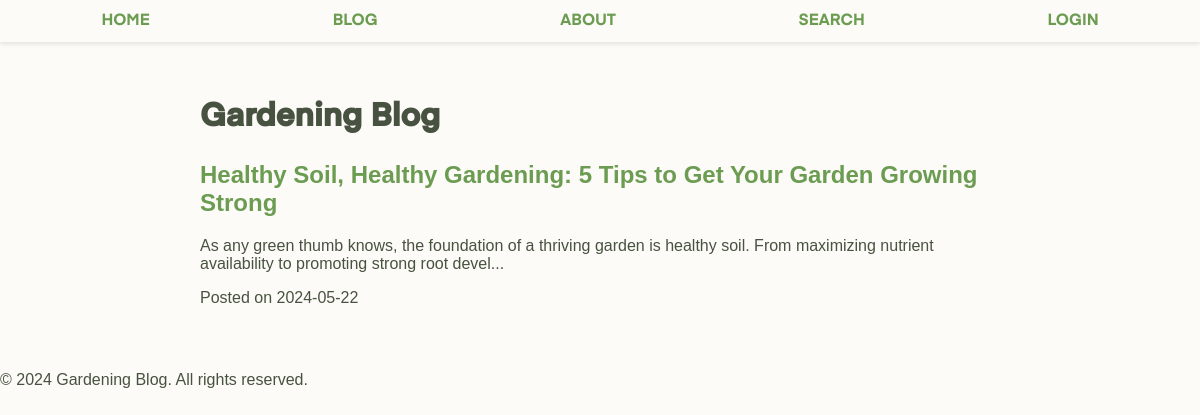
/blog, run on an earlier commit of the app's database.
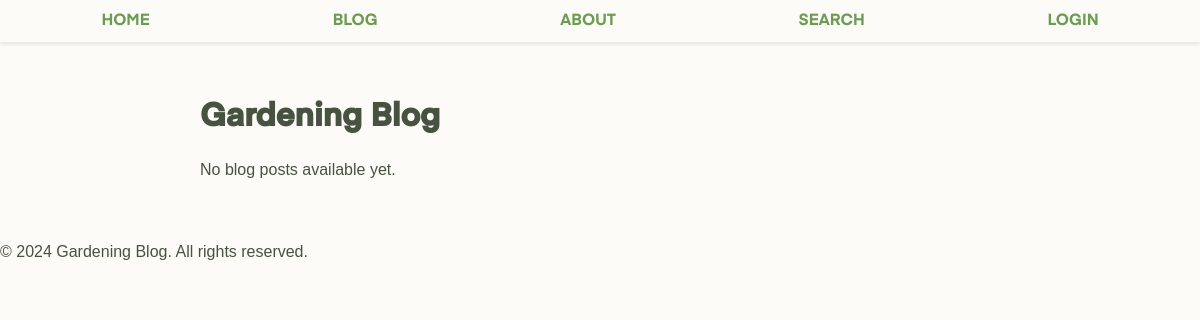
And on a later commit of the database.
### models.py (models this page shows, shortened)
class Post(db.Model):
    id = db.Column(db.Integer, primary_key=True)
    title = db.Column(db.String(100), nullable=False)
    content = db.Column(db.Text, nullable=False)
    author = db.Column(db.String(50), nullable=False)
    date_posted = db.Column(db.DateTime, nullable=False, default=datetime.utcnow)
    category_id = db.Column(db.Integer, db.ForeignKey('category.id'), nullable=False)
    featured_image = db.Column(db.String(200))
    status = db.Column(db.String(20), nullable=False, default='draft')
    comments = db.relationship('Comment', backref='post', lazy='dynamic')
    slug = db.Column(db.String(100), unique=True, nullable=False)
    tags = db.relationship('Tag', secondary=post_tags, backref=db.backref('posts', lazy='dynamic'))

### app.py (the view)
@app.route('/blog')
def blog():
    app.logger.debug('Blog page accessed')
    posts = Post.query.all()  # Query for all posts
    return render_template('blog.html', posts=posts)

### templates/blog.html (shortened to what this page needs)
{% extends "base.html" %}
{% block content %}
<h1>Gardening Blog</h1>
{% if posts %}
<div class="blog-posts">
    {% for post in posts %}
    <article class="blog-post">
        <h2><a href="{{ url_for('post', post_slug=post.slug) }}">{{ post.title }}</a></h2>
        <p>{{ post.content[:150] | safe }}...</p>
        <p>Posted on {{ post.date_posted.strftime('%Y-%m-%d') }}</p>
    </article>
    {% endfor %}
</div>
{% else %}
<p>No blog posts available yet.</p>
{% endif %}
{% endblock %}

### templates/base.html (shortened to what this page needs)
<!DOCTYPE html>
<html>
<head>
    <link rel="stylesheet" href="{{ url_for('static', filename='css/styles.css') }}">
</head>
<body>
    <header>
        <nav>
            <ul>
                <li><a href="{{ url_for('home') }}">HOME</a></li>
                <li><a href="{{ url_for('blog') }}">BLOG</a></li>
                <li><a href="{{ url_for('about') }}">ABOUT</a></li>
                <li><a href="{{ url_for('search') }}">SEARCH</a></li>
                {% if current_user.is_authenticated %}
                    {% if current_user.is_admin %}
                        <li><a href="{{ url_for('admin_dashboard') }}">DASHBOARD</a></li>
                        <li><a href="{{ url_for('create_post') }}">NEW POST</a></li>
                        <li><a href="{{ url_for('admin_categories') }}">CATEGORIES</a></li>
                    {% endif %}
                    <li><a href="{{ url_for('logout') }}">LOGOUT</a></li>
                {% else %}
                    <li><a href="{{ url_for('login') }}">LOGIN</a></li>
                {% endif %}
            </ul>
        </nav>
    </header>
    <main>
        {% block content %}{% endblock %}
    </main>
    <footer>
        <p>&copy; 2024 Gardening Blog. All rights reserved.</p>
    </footer>
</body>
</html>

### static/css/styles.css (style rules this page uses)
body, ul { margin: 0; padding: 0; background-color: #FCFBF7; color: #485240; }
header { background-color: #FCFBF7; padding: 10px; box-shadow: 0 2px 4px rgba(0, 0, 0, 0.1); }
nav ul { list-style-type: none; display: flex; justify-content: space-around; }
nav a { color: #485240; text-decoration: none; }
main { max-width: 800px; margin: 0 auto; padding: 2rem; }
nav { font-family: 'Eina', Arial, sans-serif !important; }
h1 { font-family: 'Eina', sans-serif !important; }
p { font-family: 'TT', sans-serif; }
a:link { color: #6b9c51; text-decoration: none; }

What changed in the data, as far as the page shows it:
removed Post: title "Healthy Soil, Healthy Gardening: 5 Tips to Get Your Garden Growing Strong", content "As any green thumb knows, the foundation of a thriving garden is healthy soil. From maximizing nutrient availability to promoting strong root devel", date_posted "2024-05-22"
Also different on the page:
text now shown: "No blog posts available yet."
